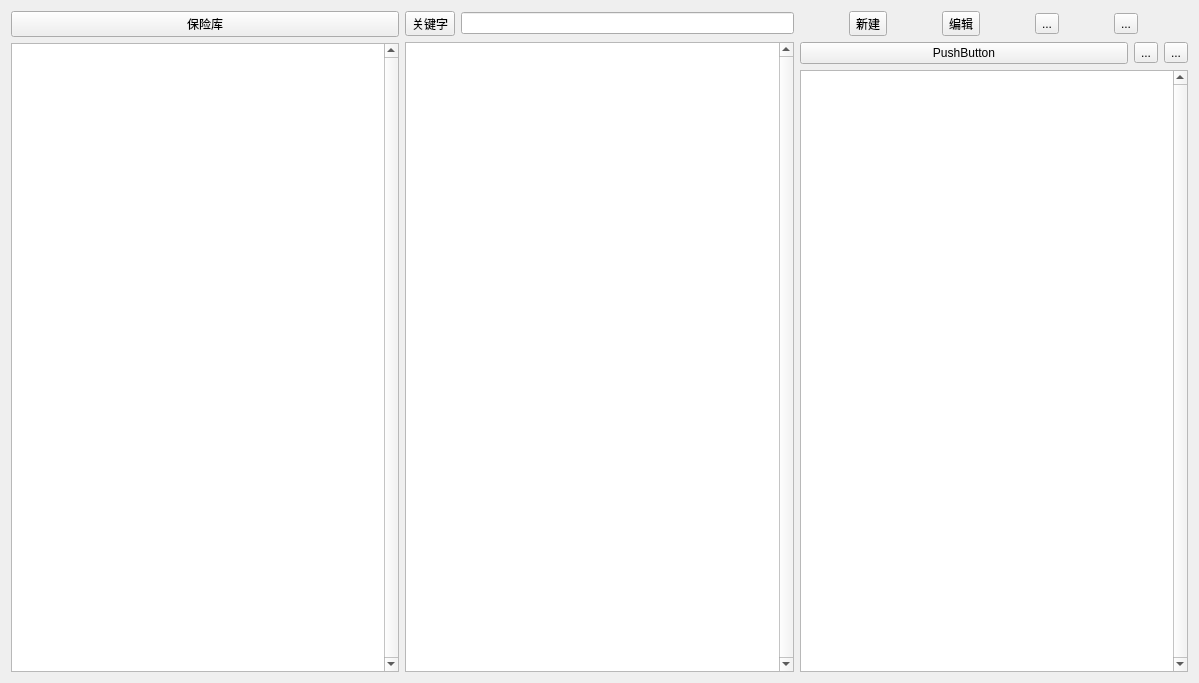
<?xml version="1.0" encoding="UTF-8"?>
<ui version="4.0">
 <class>Main</class>
 <widget class="QWidget" name="Main">
  <property name="geometry">
   <rect>
    <x>0</x>
    <y>0</y>
    <width>1199</width>
    <height>683</height>
   </rect>
  </property>
  <property name="windowTitle">
   <string>miKu 2020</string>
  </property>
  <layout class="QHBoxLayout" name="horizontalLayout">
   <item>
    <layout class="QVBoxLayout" name="vl_left">
     <item>
      <widget class="QPushButton" name="pushButton_vault">
       <property name="text">
        <string>保险库</string>
       </property>
      </widget>
     </item>
     <item>
      <widget class="QListWidget" name="listWidget_left">
       <property name="verticalScrollBarPolicy">
        <enum>Qt::ScrollBarAlwaysOn</enum>
       </property>
       <property name="horizontalScrollBarPolicy">
        <enum>Qt::ScrollBarAlwaysOff</enum>
       </property>
      </widget>
     </item>
    </layout>
   </item>
   <item>
    <layout class="QVBoxLayout" name="vl_mid">
     <item>
      <layout class="QHBoxLayout" name="hl_mid">
       <item>
        <widget class="QToolButton" name="toolButton_search">
         <property name="text">
          <string>关键字</string>
         </property>
        </widget>
       </item>
       <item>
        <widget class="QLineEdit" name="lineEdit"/>
       </item>
      </layout>
     </item>
     <item>
      <widget class="QListWidget" name="listWidget_mid">
       <property name="verticalScrollBarPolicy">
        <enum>Qt::ScrollBarAlwaysOn</enum>
       </property>
       <property name="horizontalScrollBarPolicy">
        <enum>Qt::ScrollBarAlwaysOff</enum>
       </property>
      </widget>
     </item>
    </layout>
   </item>
   <item>
    <layout class="QVBoxLayout" name="vl_right">
     <item>
      <layout class="QHBoxLayout" name="hl_right">
       <item>
        <widget class="QToolButton" name="toolButton_add">
         <property name="text">
          <string>新建</string>
         </property>
        </widget>
       </item>
       <item>
        <widget class="QToolButton" name="toolButton_edit">
         <property name="text">
          <string>编辑</string>
         </property>
        </widget>
       </item>
       <item>
        <widget class="QToolButton" name="toolButton_setting">
         <property name="text">
          <string>...</string>
         </property>
        </widget>
       </item>
       <item>
        <widget class="QToolButton" name="toolButton_3">
         <property name="text">
          <string>...</string>
         </property>
        </widget>
       </item>
      </layout>
     </item>
     <item>
      <layout class="QHBoxLayout" name="hl_right_2">
       <item>
        <widget class="QPushButton" name="pushButton_unit">
         <property name="enabled">
          <bool>true</bool>
         </property>
         <property name="text">
          <string>PushButton</string>
         </property>
        </widget>
       </item>
       <item>
        <widget class="QToolButton" name="toolButton_favority">
         <property name="text">
          <string>...</string>
         </property>
        </widget>
       </item>
       <item>
        <widget class="QToolButton" name="toolButton_more">
         <property name="text">
          <string>...</string>
         </property>
        </widget>
       </item>
      </layout>
     </item>
     <item>
      <widget class="QListWidget" name="listWidget_right">
       <property name="verticalScrollBarPolicy">
        <enum>Qt::ScrollBarAlwaysOn</enum>
       </property>
       <property name="horizontalScrollBarPolicy">
        <enum>Qt::ScrollBarAlwaysOff</enum>
       </property>
      </widget>
     </item>
    </layout>
   </item>
  </layout>
 </widget>
 <resources/>
 <connections>
  <connection>
   <sender>listWidget_mid</sender>
   <signal>clicked(QModelIndex)</signal>
   <receiver>Main</receiver>
   <slot>slot_mid_clicked()</slot>
   <hints>
    <hint type="sourcelabel">
     <x>661</x>
     <y>229</y>
    </hint>
    <hint type="destinationlabel">
     <x>605</x>
     <y>384</y>
    </hint>
   </hints>
  </connection>
  <connection>
   <sender>pushButton_vault</sender>
   <signal>clicked()</signal>
   <receiver>Main</receiver>
   <slot>slot_tools_clicked()</slot>
   <hints>
    <hint type="sourcelabel">
     <x>84</x>
     <y>23</y>
    </hint>
    <hint type="destinationlabel">
     <x>107</x>
     <y>315</y>
    </hint>
   </hints>
  </connection>
  <connection>
   <sender>lineEdit</sender>
   <signal>textChanged(QString)</signal>
   <receiver>Main</receiver>
   <slot>slot_keyword_changed()</slot>
   <hints>
    <hint type="sourcelabel">
     <x>475</x>
     <y>30</y>
    </hint>
    <hint type="destinationlabel">
     <x>493</x>
     <y>323</y>
    </hint>
   </hints>
  </connection>
  <connection>
   <sender>listWidget_left</sender>
   <signal>clicked(QModelIndex)</signal>
   <receiver>Main</receiver>
   <slot>slot_left_clicked()</slot>
   <hints>
    <hint type="sourcelabel">
     <x>53</x>
     <y>83</y>
    </hint>
    <hint type="destinationlabel">
     <x>104</x>
     <y>368</y>
    </hint>
   </hints>
  </connection>
  <connection>
   <sender>toolButton_add</sender>
   <signal>clicked()</signal>
   <receiver>Main</receiver>
   <slot>slot_tmp()</slot>
   <hints>
    <hint type="sourcelabel">
     <x>847</x>
     <y>61</y>
    </hint>
    <hint type="destinationlabel">
     <x>757</x>
     <y>253</y>
    </hint>
   </hints>
  </connection>
  <connection>
   <sender>toolButton_edit</sender>
   <signal>clicked()</signal>
   <receiver>Main</receiver>
   <slot>slot_tmp()</slot>
   <hints>
    <hint type="sourcelabel">
     <x>902</x>
     <y>59</y>
    </hint>
    <hint type="destinationlabel">
     <x>753</x>
     <y>220</y>
    </hint>
   </hints>
  </connection>
  <connection>
   <sender>toolButton_setting</sender>
   <signal>clicked()</signal>
   <receiver>Main</receiver>
   <slot>slot_tmp()</slot>
   <hints>
    <hint type="sourcelabel">
     <x>964</x>
     <y>62</y>
    </hint>
    <hint type="destinationlabel">
     <x>755</x>
     <y>182</y>
    </hint>
   </hints>
  </connection>
  <connection>
   <sender>toolButton_3</sender>
   <signal>clicked()</signal>
   <receiver>Main</receiver>
   <slot>slot_tmp()</slot>
   <hints>
    <hint type="sourcelabel">
     <x>1012</x>
     <y>63</y>
    </hint>
    <hint type="destinationlabel">
     <x>759</x>
     <y>148</y>
    </hint>
   </hints>
  </connection>
  <connection>
   <sender>toolButton_favority</sender>
   <signal>clicked()</signal>
   <receiver>Main</receiver>
   <slot>slot_tmp()</slot>
   <hints>
    <hint type="sourcelabel">
     <x>997</x>
     <y>91</y>
    </hint>
    <hint type="destinationlabel">
     <x>767</x>
     <y>114</y>
    </hint>
   </hints>
  </connection>
  <connection>
   <sender>toolButton_more</sender>
   <signal>clicked()</signal>
   <receiver>Main</receiver>
   <slot>slot_tmp()</slot>
   <hints>
    <hint type="sourcelabel">
     <x>1044</x>
     <y>90</y>
    </hint>
    <hint type="destinationlabel">
     <x>759</x>
     <y>294</y>
    </hint>
   </hints>
  </connection>
  <connection>
   <sender>toolButton_search</sender>
   <signal>clicked()</signal>
   <receiver>Main</receiver>
   <slot>slot_tmp()</slot>
   <hints>
    <hint type="sourcelabel">
     <x>437</x>
     <y>22</y>
    </hint>
    <hint type="destinationlabel">
     <x>407</x>
     <y>303</y>
    </hint>
   </hints>
  </connection>
 </connections>
 <slots>
  <slot>slot_lock()</slot>
  <slot>slot_vaults()</slot>
  <slot>slot_left_clicked()</slot>
  <slot>slot_mid_clicked()</slot>
  <slot>slot_tools_clicked()</slot>
  <slot>slot_keyword_changed()</slot>
  <slot>slot_animation()</slot>
  <slot>slot_save()</slot>
  <slot>slot_select()</slot>
  <slot>slot_tmp()</slot>
 </slots>
</ui>
